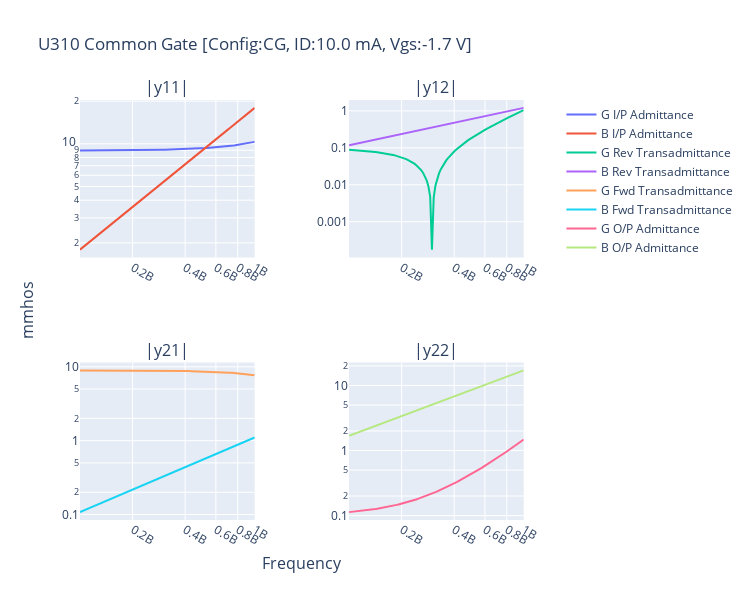

Notebook cell for this chart:
### Code cell
# U310 Common Gate - Close match to book: Designing With Field Effect Transistors Figure 4-6 Page 150.
calc_plot_jfet(
    title="U310 Common Gate",
    Cdg_pf=2.5,
    Cgs_pf=3.0,
    Cds_pf=0.1,
    L1_nH=0.1,
    L2_nH=0.1,
    L3_nH=0.1,
    R1=4,
    R2=1,
    R3=1,
    Idss_mA=30,
    VgsOff=-3.91,
    config="cg",
    # Vgs=-1.65,  # -0.7,
    ID=10 * 10**-3,
    Ffrom=100 * 10**6,
)
